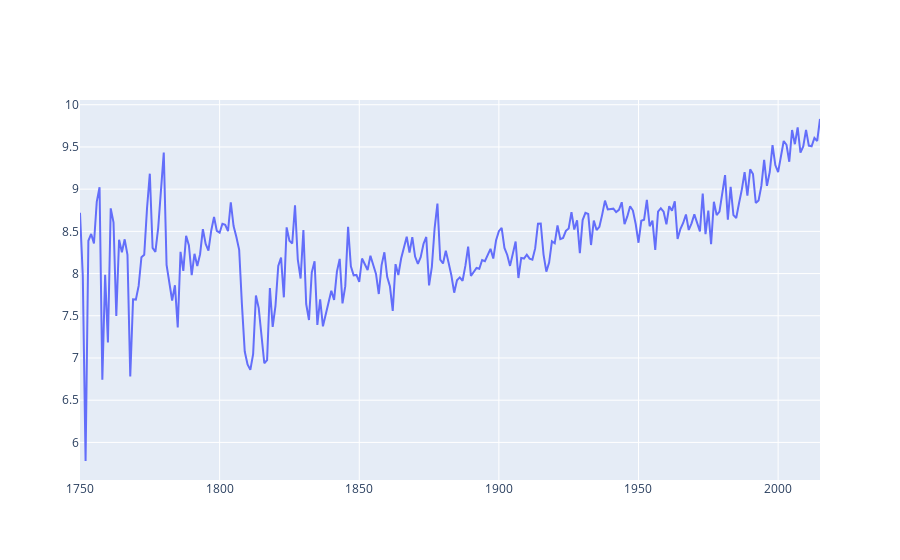

Notebook code cell kept with this figure:
### Code cell
global1=pd.read_csv('GlobalTemperatures.csv')
global1=global1[['dt','LandAverageTemperature']]
global1.dropna(inplace=True)
global1['dt']=pd.to_datetime(global1.dt).dt.strftime('%d/%m/%Y')
global1['dt']=global1['dt'].apply(lambda x:x[6:])
global1=global1.groupby(['dt'])['LandAverageTemperature'].mean().reset_index()
trace=go.Scatter(
    x=global1['dt'],
    y=global1['LandAverageTemperature'],
    mode='lines',
    )
data=[trace]

py.iplot(data, filename='line-mode')

### Figure 1 — Plotly figure (JSON) as saved in the notebook; plotly's stock layout.template omitted (floating-point values rounded to 4 significant figures; data arrays with more than 128 entries replaced by an {"elided": "..."} marker saying what was removed)
{"data": [{"mode": "lines", "type": "scatter", "x": {"elided": "266 str values"}, "y": {"elided": "266 float values"}}], "layout": {}}
